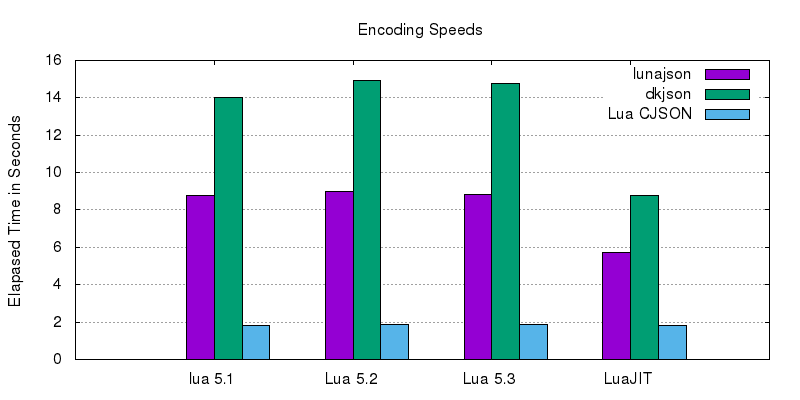

Write the gnuplot code that produced this figure.
set terminal png size 800, 400 font "Nimbus Sans L,12"
set title "Encoding Speeds"
set style data histogram
set grid ytics
set style fill solid border -1
set ylabel "Elapased Time in Seconds"
plot 'encode.dat' using 2:xtic(1) title col, '' using 3:xtic(1) title col, '' using 4:xtic(1) title col
